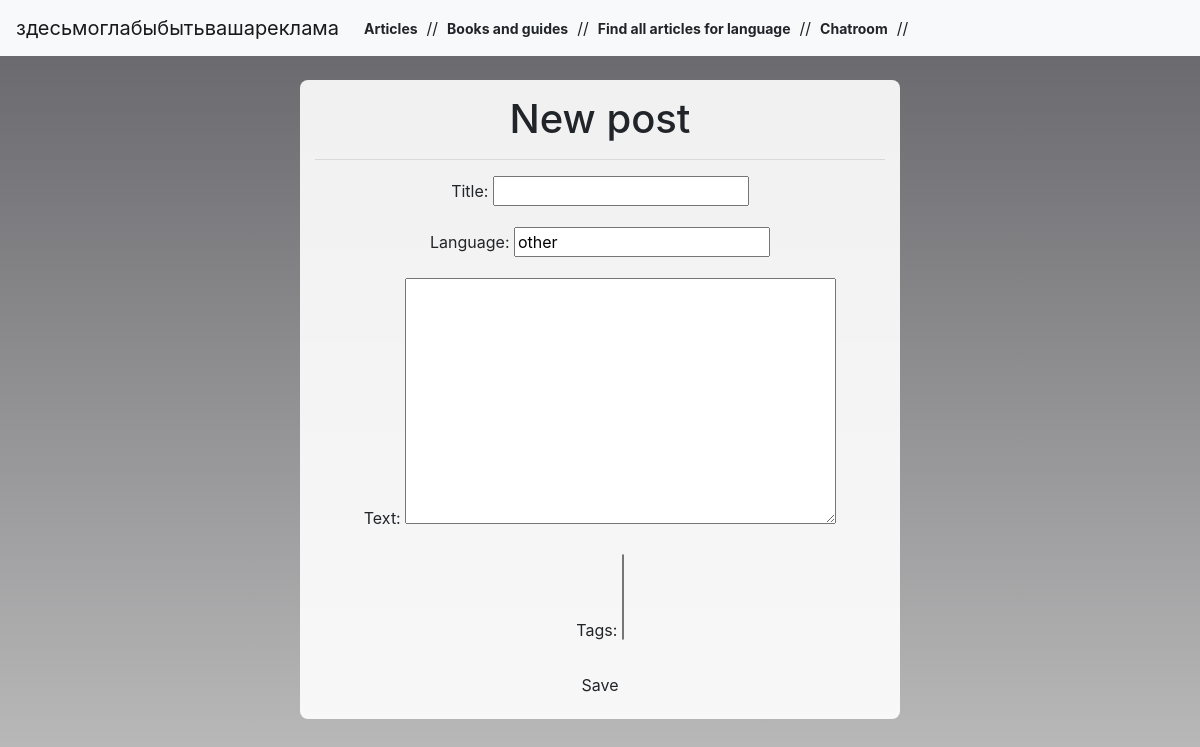
The page /articles/create on the database as committed earlier.
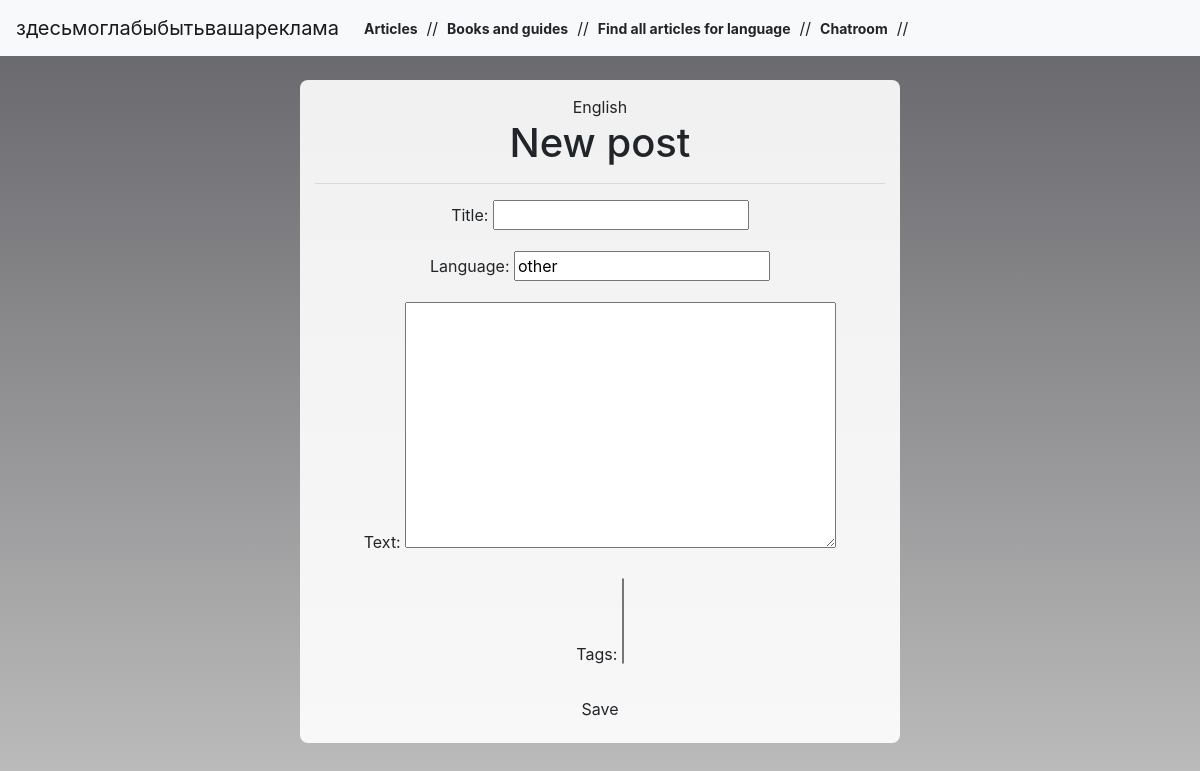
The same page on the database as committed later.
### blog/models.py (models this page shows, shortened)
class Language(models.Model):
    name = models.CharField(max_length=50)
    group = models.CharField(max_length=50)

### blog/views.py (the view)
# urls.py: path('articles/create', views.create, name='create'),
def create(request):
    langs = Language.objects.all()
    if request.method == "POST":
        form = CreateForm(request.POST)
        if form.is_valid():
            post = form.save(commit=False)
            post.author = request.user
            post.date = timezone.now()
            post.save()
            return redirect('post_detail', pk=post.pk)
    else:
        form = CreateForm()
    return render(request, 'create_article.html', {'form': form, 'langs': langs})

### blog/forms.py
class CreateForm(forms.ModelForm):
    class Meta:
        model = Article
        fields = ('title', 'language', 'text', 'tags',)

### blog/templates/create_article.html
{% extends 'base.html' %}
{% block content %}
<td>
    <center>
        {% for i in langs %}
        {{ i.name }}
        {% endfor %}
    <h1>New post</h1>
        <hr>
    <form method="POST" class="post-form">{% csrf_token %}
        {{ form.as_p }}
        <button type="submit" class="save btn btn-default">Save</button>
    </form>
    </center>
</td>
{% endblock %}

Rows that differ between the two databases and show on the page:
added Language: name "English"
